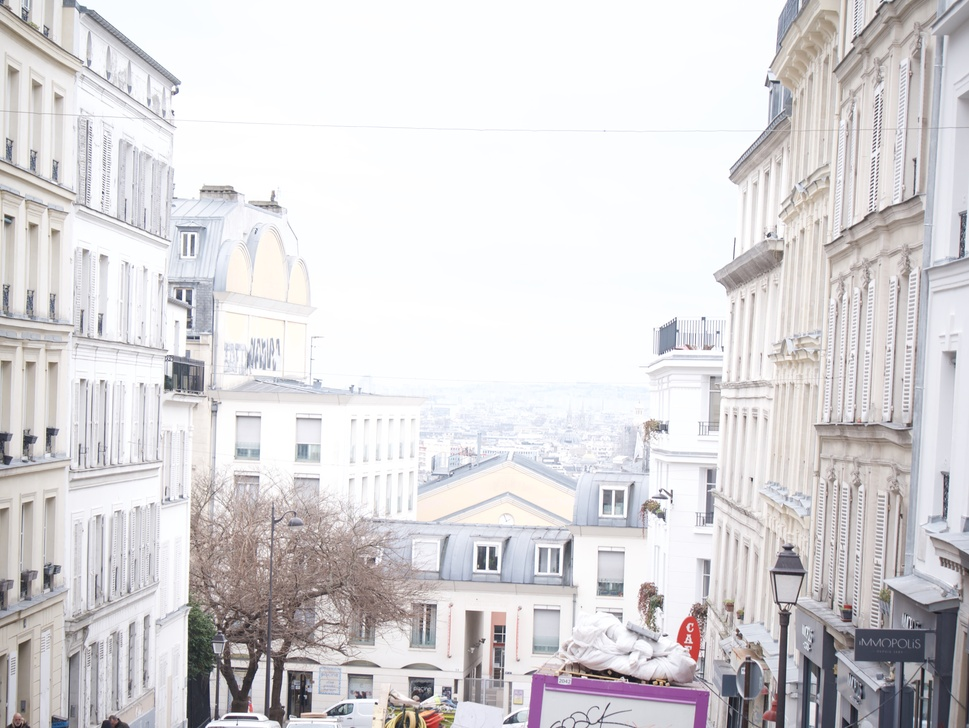
#> input picture P4670764.jpeg, 969 x 728 px, shrunk from 4592 x 3448 before the run
$ python histogram.py
#> lines starting #> are read from the running program, lines starting #| are printed output that depends on the picture
#> further down, image is the input picture: shape (728, 969, 3); mean R, G, B 216.8, 214.5, 216.6
import numpy as np
from skimage.io import imread, imsave
from skimage.color import rgb2hsv, hsv2rgb
from skimage.exposure import cumulative_distribution
from skimage import img_as_ubyte

def histogram_equalization(image):
    """
    Perform histogram equalization on each color channel independently.

    Parameters:
    image (ndarray): Input image.

    Returns:
    equalized_image (ndarray): Histogram equalized image.
    """
    # Convert the image to HSV color space
    hsv_image = rgb2hsv(image)
#> hsv_image: shape (728, 969, 3) float64; mean of channels 0, 1, 2 0.473, 0.042, 0.863

    # Equalize the intensity component (Value channel)
    v_channel = hsv_image[:, :, 2]
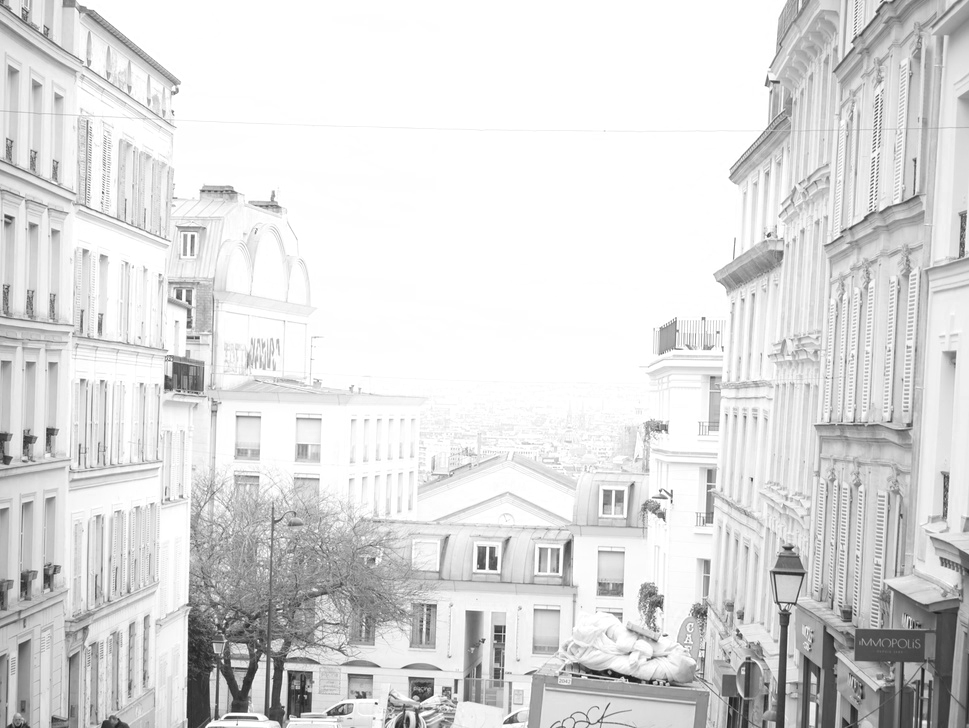
#> v_channel: shape (728, 969) float64; min 0.0745, max 1, mean 0.863
    intensity = np.round(v_channel * 255).astype(np.uint8)
    freq, bins = cumulative_distribution(intensity)
#> freq = 237 values from 1.42e-06 to 1; bins = 237 values from 19 to 255
    target_bins = np.arange(256)
    target_freq = np.linspace(0, 1, len(target_bins))
    new_vals = np.interp(freq, target_freq, target_bins)
#> new_vals = 237 values from 0.000361 to 255

    # Ensure indices are within bounds
    v_channel_indices = img_as_ubyte(v_channel)
    v_channel_indices[v_channel_indices >= len(new_vals)] = len(new_vals) - 1
    v_channel_eq = new_vals[v_channel_indices].astype(float) / 255
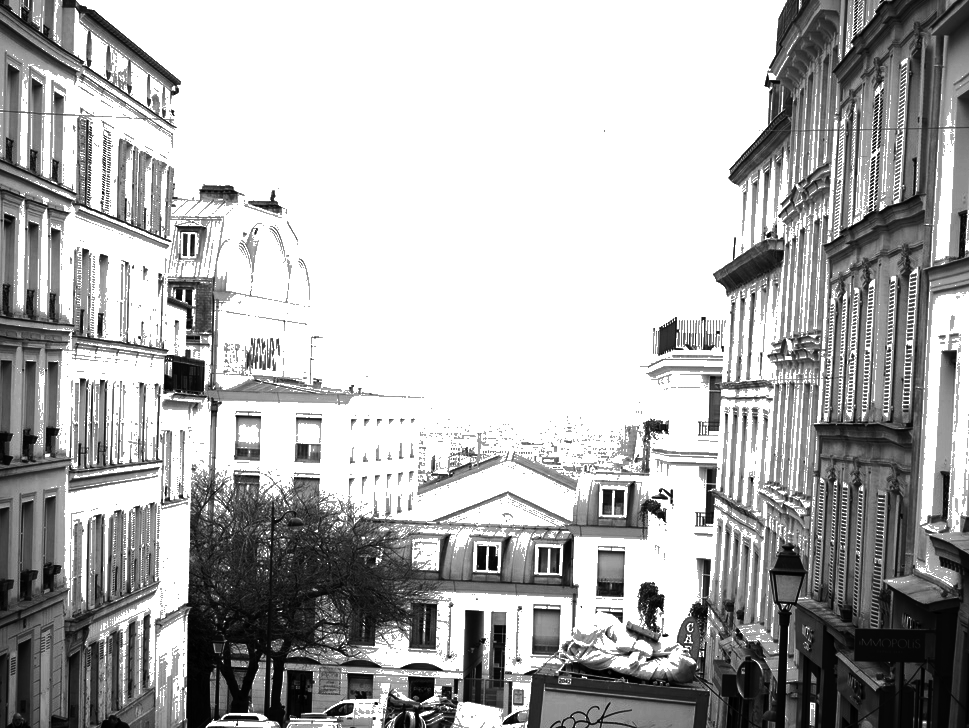
#> v_channel_eq: shape (728, 969) float64; min 0.000245, max 1, mean 0.686

    # Combine the equalized intensity channel with the original hue and saturation channels
    equalized_hsv_image = np.dstack((hsv_image[:, :, 0], hsv_image[:, :, 1], v_channel_eq))
#> equalized_hsv_image: shape (728, 969, 3) float64; mean of channels 0, 1, 2 0.473, 0.042, 0.686

    # Convert the equalized HSV image back to RGB color space
    equalized_image = hsv2rgb(equalized_hsv_image)

    return equalized_image

# Load the image
image = imread('P4670764.jpeg')

# Perform histogram equalization while retaining color information
equalized_image = histogram_equalization(image)

# Save the corrected image
imsave('result22_histogram.jpg', img_as_ubyte(equalized_image))
